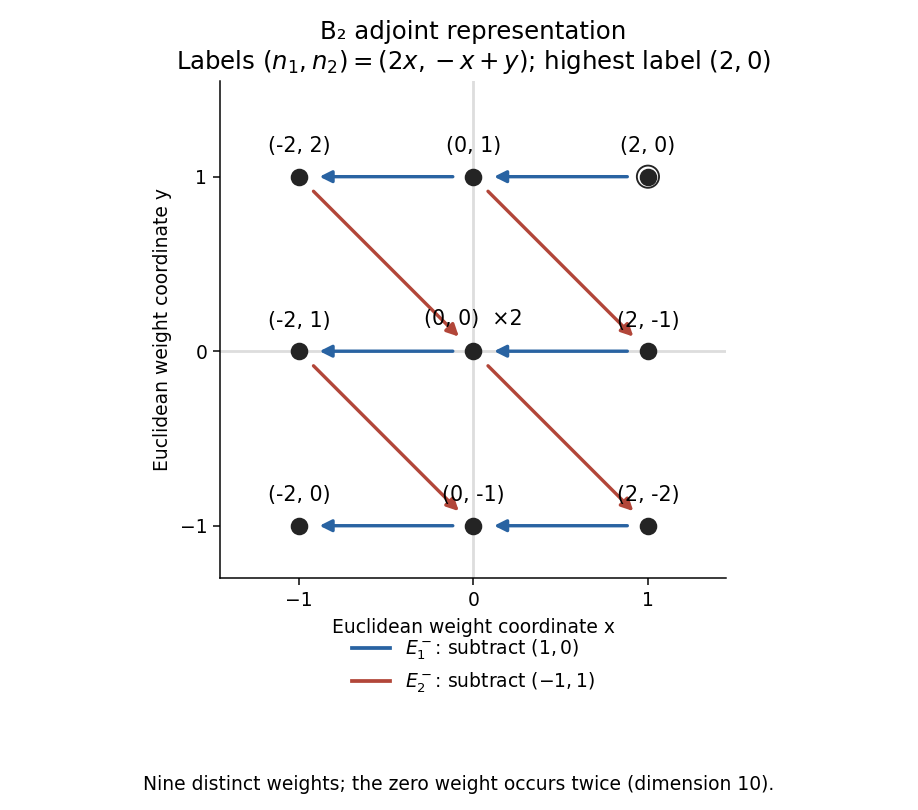

Generate this figure with Python:
"""Plot the B2 adjoint weights and simple-root lowering arrows.
Tested on Python 3.14, NumPy 2.3.5, Matplotlib 3.10.7.
Writes paper-45-b2-weights.png to the caller's CWD; honors MPLCONFIGDIR.
"""
import matplotlib
matplotlib.use('Agg')
import matplotlib.pyplot as plt
from matplotlib.lines import Line2D
import numpy as np


def main():
    weights = {(1,1),(1,0),(0,1),(-1,1),(0,0),(1,-1),(-1,0),(0,-1),(-1,-1)}
    roots = [(1,0),(-1,1)]
    colors = ['#2963a2','#b24639']
    fig, ax = plt.subplots(figsize=(6.8,6.0),dpi=135,facecolor='white')
    ax.set_facecolor('white')
    for w in sorted(weights):
        for i, root in enumerate(roots):
            target = (w[0]-root[0],w[1]-root[1])
            if target in weights:
                ax.annotate('',xy=target,xytext=w,arrowprops=dict(arrowstyle='-|>',color=colors[i],lw=1.8,shrinkA=11,shrinkB=11,mutation_scale=13))
    pts = np.array(sorted(weights))
    ax.scatter(pts[:,0],pts[:,1],s=70,c='#242424',zorder=3)
    ax.scatter([1],[1],s=140,facecolors='none',edgecolors='#242424',zorder=4)
    for x,y in sorted(weights):
        label=f'({2*x}, {-x+y})'
        if (x,y)==(0,0):label+='  ×2'
        dx,dy=(0,13) if (x,y)!=(0,0) else (0,14)
        ax.annotate(label,(x,y),xytext=(dx,dy),textcoords='offset points',ha='center',fontsize=11)
    ax.axhline(0,color='#dddddd',zorder=0)
    ax.axvline(0,color='#dddddd',zorder=0)
    ax.set_xticks([-1,0,1]);ax.set_yticks([-1,0,1])
    ax.set_xlim(-1.45,1.45);ax.set_ylim(-1.3,1.55)
    ax.set_aspect('equal')
    ax.set_xlabel('Euclidean weight coordinate x')
    ax.set_ylabel('Euclidean weight coordinate y')
    ax.set_title('B₂ adjoint representation\nLabels $(n_1,n_2)=(2x,-x+y)$; highest label $(2,0)$',fontsize=13)
    ax.legend(handles=[Line2D([0],[0],color=colors[0],lw=2,label=r'$E_1^-$: subtract $(1,0)$'),Line2D([0],[0],color=colors[1],lw=2,label=r'$E_2^-$: subtract $(-1,1)$')],loc='lower center',bbox_to_anchor=(0.5,-0.27),frameon=False)
    ax.spines[['top','right']].set_visible(False)
    fig.text(0.5,0.025,'Nine distinct weights; the zero weight occurs twice (dimension 10).',ha='center',fontsize=10)
    fig.tight_layout(rect=(0,0.065,1,1))
    fig.savefig('paper-45-b2-weights.png',facecolor='white',transparent=False)
    plt.close(fig)


if __name__ == '__main__':
    main()
